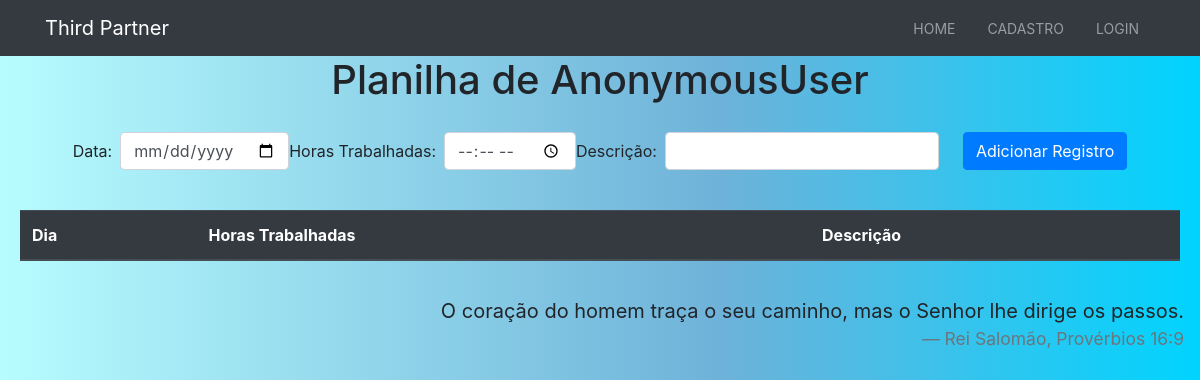
Page /planilha/ on the earlier database version.
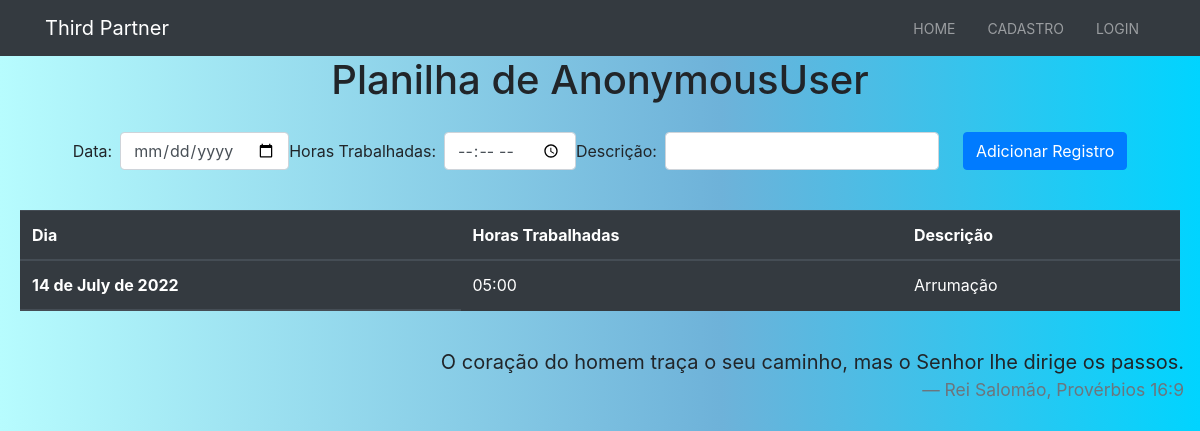
Same page on the later database version.
### core/models/WorkedHours.py (models this page shows, shortened)
class WorkedHours(models.Model):
    worker = models.ForeignKey(CoworkerModel, on_delete=models.CASCADE)
    date = models.DateField()
    worked_hours = models.TimeField()
    description = models.CharField(max_length=200)
    class Meta:
        verbose_name = "Hora"
        verbose_name_plural = "Horas"

### core/views.py (the view)
# urls.py: path("planilha/", SheetView.as_view(), name="sheet_view"),
class SheetView(ListView):
    model = WorkedHours
    template_name = "core/planilha.html"
    queryset = WorkedHours.objects.all()
    context_object_name = "hours"
    def get_context_data(self, *args, **kwargs):
        context = super().get_context_data(**kwargs)
        context["info"] = "sheet_menu"
        context["title"] = "Planilha"
        context["form"] = AddWorkedHours
        return context

### core/templates/core/planilha.html (shortened to what this page needs)
{% extends 'core/base.html' %}
{% load static %} {% load bootstrap4 %}
{% block content%}
<section id="sheet">
    <p class="h1 text-center">Planilha de {{user}}</p>
    <div class="card-body">
        <form method="POST" enctype="multipart/form-data" class="form-inline" action="{% url 'core:add_hours_view' %}">
            <div class="form-group mx-auto mt-auto mb-auto">
                {{form}}
                <input type="submit" class="btn btn-primary ml-4" name="Add Hours" value="Adicionar Registro">
            </div>
        </form>
    </div>
    <div class="card-body ">
        <table class="table table-dark ">
            <thead>
                <tr>
                    <th scope="col">Dia</th>
                    <th scope="col">Horas Trabalhadas</th>
                    <th scope="col">Descrição</th>
                </tr>
            </thead>
            <thead>
                <tr>
                    {% for hour in hours %}
                    <th scope="row">{{hour.date}}</th>
                    <td>{{hour.worked_hours}}</td>
                    <td>{{hour.description}}</td>
                </tr>
                {% endfor %}
            </thead>
        </table>
    </div>
</section>
{% endblock %}

Differences in the rows shown:
added WorkedHours: date "14 de July de 2022", worked_hours "05:00", description "Arrumação"
